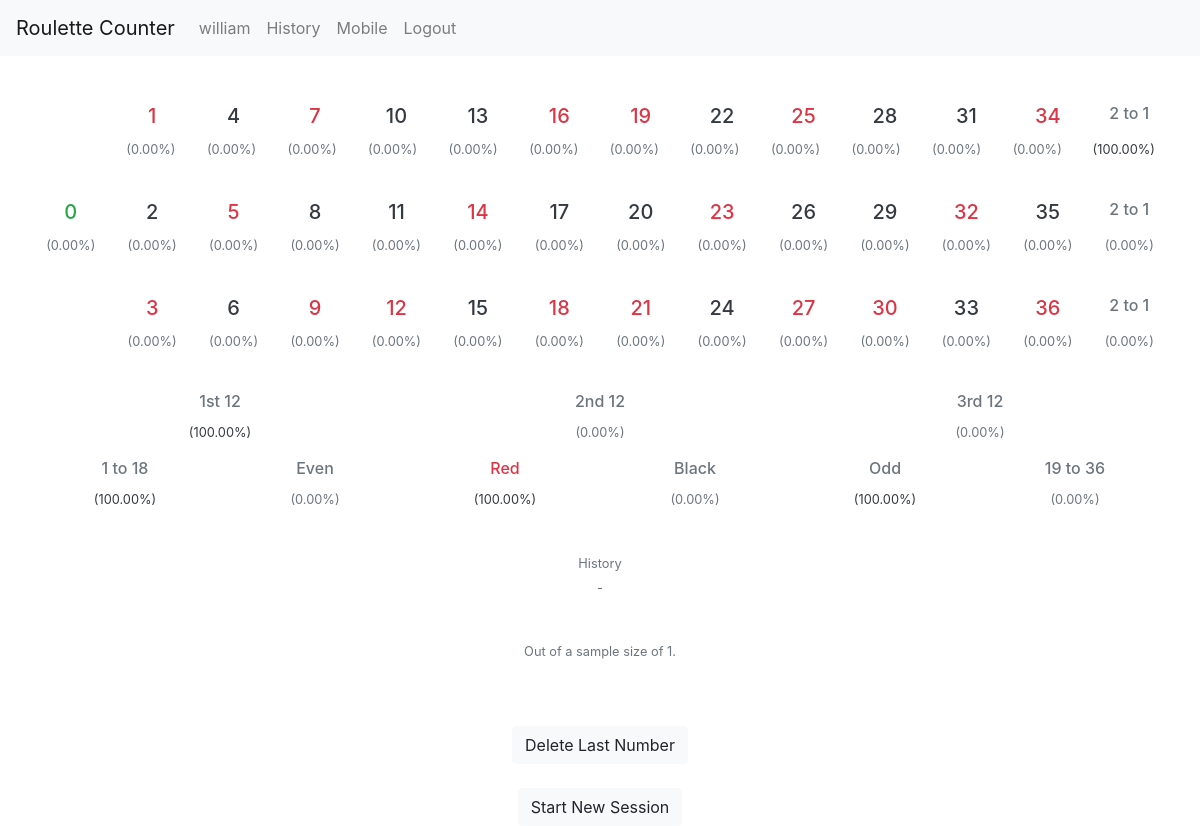
Page / (signed in) on the earlier database version.
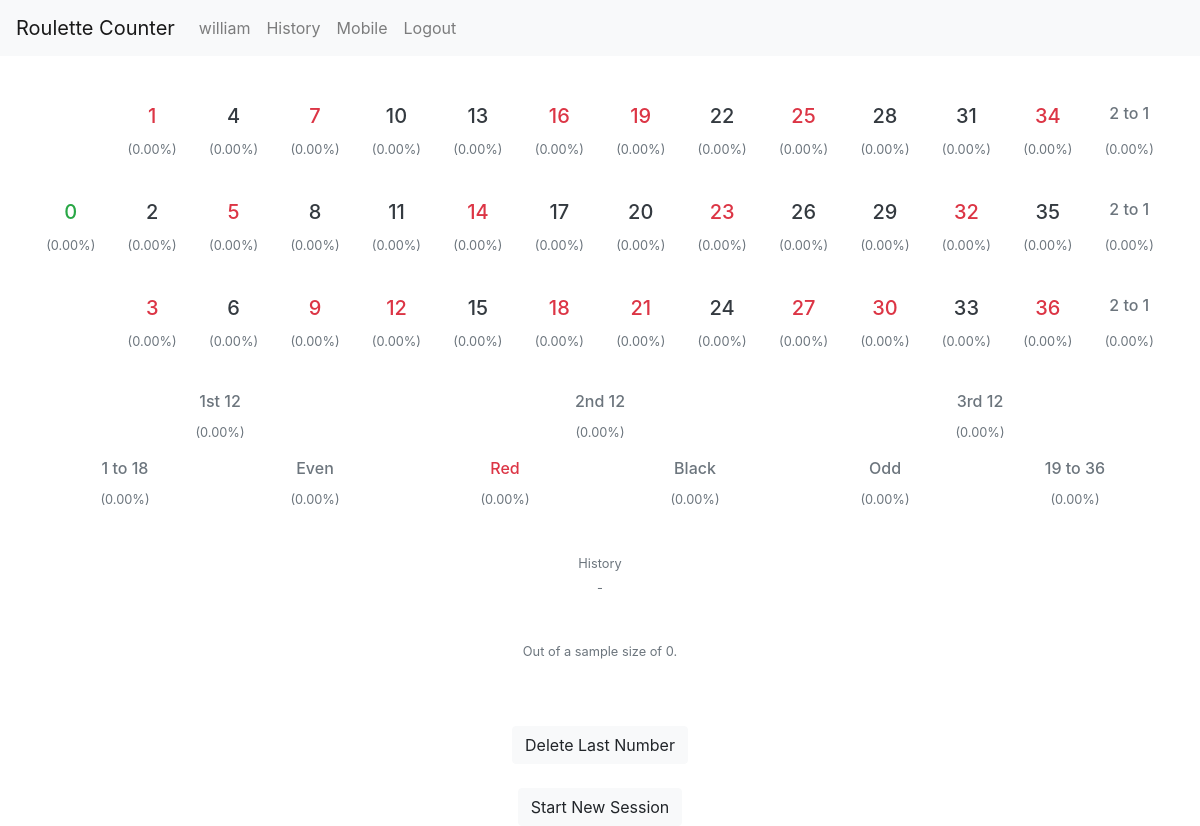
Same page on the later database version.
### roulettecounter/models.py (models this page shows, shortened)
class NumberStat(models.Model):
    number = models.PositiveSmallIntegerField()
    is_green = models.BooleanField()
    is_red = models.BooleanField()
    is_black = models.BooleanField()
    is_even = models.BooleanField()
    is_odd = models.BooleanField()
    is_in_first_col = models.BooleanField()
    is_in_second_col = models.BooleanField()
    is_in_third_col = models.BooleanField()
    is_in_first_half = models.BooleanField()
    is_in_second_half = models.BooleanField()
    is_in_first_row = models.BooleanField()
    is_in_second_row = models.BooleanField()
    is_in_third_row = models.BooleanField()
    appearances = models.PositiveSmallIntegerField(default=0)
    percentage_appeared = models.DecimalField(max_digits=5, decimal_places=2, default=0)
    session = models.ForeignKey(Session, on_delete=models.CASCADE)
    green_numbers = [0, 00]
    red_numbers = [1, 3, 5, 7, 9, 12, 14, 16, 18, 19, 21, 23, 25, 27, 30, 32, 34, 36]
    black_numbers = [2, 4, 6, 8, 10, 11, 13, 15, 17, 20, 22, 24, 26, 28, 29, 31, 33, 35]

class BoardStat(models.Model):
    num_green = models.PositiveSmallIntegerField(default=0)
    num_red = models.PositiveSmallIntegerField(default=0)
    num_black = models.PositiveSmallIntegerField(default=0)
    num_even = models.PositiveSmallIntegerField(default=0)
    num_odd = models.PositiveSmallIntegerField(default=0)
    num_first_col = models.PositiveSmallIntegerField(default=0)
    num_second_col = models.PositiveSmallIntegerField(default=0)
    num_third_col = models.PositiveSmallIntegerField(default=0)
    num_first_half = models.PositiveSmallIntegerField(default=0)
    num_second_half = models.PositiveSmallIntegerField(default=0)
    num_first_row = models.PositiveSmallIntegerField(default=0)
    num_second_row = models.PositiveSmallIntegerField(default=0)
    num_third_row = models.PositiveSmallIntegerField(default=0)
    total_count = models.PositiveSmallIntegerField(default=0)
    percentage_green = models.DecimalField(max_digits=5, decimal_places=2, default=0)
    percentage_red = models.DecimalField(max_digits=5, decimal_places=2, default=0)
    percentage_black = models.DecimalField(max_digits=5, decimal_places=2, default=0)
    percentage_even = models.DecimalField(max_digits=5, decimal_places=2, default=0)
    percentage_odd = models.DecimalField(max_digits=5, decimal_places=2, default=0)
    percentage_first_col = models.DecimalField(max_digits=5, decimal_places=2, default=0)
    percentage_second_col = models.DecimalField(max_digits=5, decimal_places=2, default=0)
    percentage_third_col = models.DecimalField(max_digits=5, decimal_places=2, default=0)
    percentage_first_half = models.DecimalField(max_digits=5, decimal_places=2, default=0)
    percentage_second_half = models.DecimalField(max_digits=5, decimal_places=2, default=0)
    percentage_first_row = models.DecimalField(max_digits=5, decimal_places=2, default=0)
    percentage_second_row = models.DecimalField(max_digits=5, decimal_places=2, default=0)
    percentage_third_row = models.DecimalField(max_digits=5, decimal_places=2, default=0)

### roulettecounter/views.py (the view)
# urls.py: path('', views.home_request, name="home"),
def home_request(request):
    if not Session.is_in_session(request):
        start_session_request(request)
    session = Session.get_current_session(request)
    context = {"numbers": NumberStat.objects.filter(session=session),
               "board_stat": BoardStat.objects.get(id=session.board_stat.pk),
               'history': NumberShown.objects.filter(session=session).order_by('-date')[:20]}
    return render(request, "roulettecounter/home.html", context=context)

### roulettecounter/models.py (called while the page is built)
    def is_running(self):
        return self.date_end is None

    @staticmethod
    def get_current_session(request):
        try:
            user = get_user(request)
            if user.is_anonymous:
                user = None
            session = Session.objects.filter(user=user).latest('date_start')
            if session.is_running():
                return session
        except Session.DoesNotExist:
            pass
        return None

    @staticmethod
    def is_in_session(request):
        return Session.get_current_session(request) is not None

### roulettecounter/templates/roulettecounter/home.html (shortened to what this page needs)
{% extends "roulettecounter/base.html" %}
{% block content %}
<br>
<div class="row justify-content-center">
    <div class="col text-center">
        <div class="row justify-content-center">
            {% include "roulettecounter/includes/cell.html" %}
            {% for number in numbers %}
                {% if number.number != 0 and number.number|add:"2"|divisibleby:"3" %}
                    {% include "roulettecounter/includes/cell.html" with number=number %}
                {% endif %}
            {% endfor %}
            {% include "roulettecounter/includes/cell.html" with v="2 to 1" %}
        </div>
        <div class="row justify-content-center">
            {% include "roulettecounter/includes/percentage.html" with percentage=-1 %}
            {% for number in numbers %}
                {% if number.number != 0 and number.number|add:"2"|divisibleby:"3" %}
                    {% include "roulettecounter/includes/percentage.html" with percentage=number.percentage_appeared %}
                {% endif %}
            {% endfor %}
            {% include "roulettecounter/includes/percentage.html" with percentage=board_stat.percentage_first_row %}
        </div>
        <br>
        <div class="row justify-content-center">
            {% include "roulettecounter/includes/cell.html" with number=numbers.0 %}
            {% for number in numbers %}
                {% if number.number != 0 and number.number|add:"1"|divisibleby:"3" %}
                    {% include "roulettecounter/includes/cell.html" with number=number %}
                {% endif %}
            {% endfor %}
            {% include "roulettecounter/includes/cell.html" with v="2 to 1" %}
        </div>
        <div class="row justify-content-center">
            {% include "roulettecounter/includes/percentage.html" with percentage=numbers.0.percentage_appeared %}
            {% for number in numbers %}
                {% if number.number != 0 and number.number|add:"1"|divisibleby:"3" %}
                    {% include "roulettecounter/includes/percentage.html" with percentage=number.percentage_appeared %}
                {% endif %}
            {% endfor %}
            {% include "roulettecounter/includes/percentage.html" with percentage=board_stat.percentage_second_row %}
        </div>
        <br>
        <div class="row justify-content-center">
            {% include "roulettecounter/includes/cell.html" with v=" " %}
            {% for number in numbers %}
                {% if number.number != 0 and number.number|divisibleby:"3" %}
                    {% include "roulettecounter/includes/cell.html" with number=number %}
                {% endif %}
            {% endfor %}
            {% include "roulettecounter/includes/cell.html" with v="2 to 1" %}
        </div>
        <div class="row justify-content-center">
            {% include "roulettecounter/includes/percentage.html" with percentage=-1 %}
            {% for number in numbers %}
                {% if number.number != 0 and number.number|divisibleby:"3" %}
                    {% include "roulettecounter/includes/percentage.html" with percentage=number.percentage_appeared %}
                {% endif %}
            {% endfor %}
            {% include "roulettecounter/includes/percentage.html" with percentage=board_stat.percentage_third_row %}
        </div>
        <br>
        <div class="row justify-content-center">
            {% include "roulettecounter/includes/cell.html" with v="1st 12" %}
            {% include "roulettecounter/includes/cell.html" with v="2nd 12" %}
            {% include "roulettecounter/includes/cell.html" with v="3rd 12" %}
        </div>
        <div class="row justify-content-center">
            {% include "roulettecounter/includes/percentage.html" with percentage=board_stat.percentage_first_col %}
            {% include "roulettecounter/includes/percentage.html" with percentage=board_stat.percentage_second_col %}
            {% include "roulettecounter/includes/percentage.html" with percentage=board_stat.percentage_third_col %}
        </div>
        <div class="row justify-content-center">
            {% include "roulettecounter/includes/cell.html" with v="1 to 18" %}
            {% include "roulettecounter/includes/cell.html" with v="Even" %}
            {% include "roulettecounter/includes/cell.html" with v="Red" %}
            {% include "roulettecounter/includes/cell.html" with v="Black" %}
            {% include "roulettecounter/includes/cell.html" with v="Odd" %}
            {% include "roulettecounter/includes/cell.html" with v="19 to 36" %}
        </div>
        <div class="row justify-content-center">
            {% include "roulettecounter/includes/percentage.html" with percentage=board_stat.percentage_first_half %}
            {% include "roulettecounter/includes/percentage.html" with percentage=board_stat.percentage_even %}
            {% include "roulettecounter/includes/percentage.html" with percentage=board_stat.percentage_red %}
            {% include "roulettecounter/includes/percentage.html" with percentage=board_stat.percentage_black %}
            {% include "roulettecounter/includes/percentage.html" with percentage=board_stat.percentage_odd %}
            {% include "roulettecounter/includes/percentage.html" with percentage=board_stat.percentage_second_half %}
        </div>
    </div>
</div>
<br>
<div class="row justify-content-center">
    <div class="col text-center">
        <p class="text-secondary"><small>
            History
            <br>
            {% if history %}
                {% for number in history %}
                {{ number.number_stat.number }}&nbsp;
                {% endfor %}
            {% else %}
                -
            {% endif %}
        </small></p>
    </div>
</div>
<br>
<div class="row justify-content-center">
    <div class="col text-center">
        <p class="text-secondary"><small>Out of a sample size of {{ board_stat.total_count }}.</small></p>
    </div>
</div>
<br>
<br>
<div class="row justify-content-center">
    <div class="col text-center">
        {% include "roulettecounter/includes/delete_last_number_btn.html" %}
    </div>
</div>
<br>
<div class="row justify-content-center">
    <div class="col text-center">
        {% include "roulettecounter/includes/start_new_session_btn.html" %}
    </div>
</div>
{% endblock %}

### roulettecounter/templates/roulettecounter/base.html (shortened to what this page needs)
<!doctype html>
<html lang="en">
<head>
    <link rel="stylesheet" href="https://stackpath.bootstrapcdn.com/bootstrap/4.4.1/css/bootstrap.min.css"
>
</head>
<body>
{% include "roulettecounter/includes/navbar.html" %}
{% include "roulettecounter/includes/messages.html" %}
<div class="container-sm" style="position: relative">
    <br>
    {% block content %}
    {% endblock %}
</div>
</body>
</html>

### roulettecounter/templates/roulettecounter/includes/navbar.html (shortened to what this page needs)
<nav class="navbar navbar-expand-lg navbar-light bg-light">
    <a class="navbar-brand" href="/">Roulette Counter</a>
    <div class="collapse navbar-collapse" id="navbarSupportedContent">
        <ul class="navbar-nav mr-auto">
            {% if user.is_authenticated %}
            <li class="nav-item">
                <a class="nav-link" href="/">{{user.username}}</a>
            </li>
            <li class="nav-item">
                <a class="nav-link" href="/history">History</a>
            </li>
            <li class="nav-item">
                <a class="nav-link" href="/mobile">Mobile</a>
            </li>
            <li class="nav-item">
                <a class="nav-link" href="/logout">Logout</a>
            </li>
            {% endif %}
        </ul>
    </div>
</nav>

### roulettecounter/templates/roulettecounter/includes/messages.html (shortened to what this page needs)
<div class="position-absolute w-100 d-flex flex-column p-4">
</div>

### roulettecounter/templates/roulettecounter/includes/cell.html (shortened to what this page needs)
{% if number %}
    <div class="col text-center" id="div_number{{number.number}}" onclick="document.forms['number{{ number.number }}'].submit();">
{% else %}
    <div class="col text-center">
{% endif %}
    {% if number %}
        <form name="number{{ number.number }}" id="number{{ number.number }}" method="post" action="/number/{{number.number}}">
            {% if number.is_red %}
                <h5 class="text-danger">{{ number.number }}</h5>
            {% elif number.is_black %}
                <h5 class="text-dark">{{ number.number }}</h5>
            {% elif number.is_green %}
                <h5 class="text-success">{{ number.number }}</h5>
            {% endif %}
        </form>
    {% else %}
        {% if v %}
            {% if v == "Red" %}
                <h6 class="text-danger">{{ v }}</h6>
            {% else %}
                <h6 class="text-secondary">{{ v }}</h6>
            {% endif %}
        {% endif %}
    {% endif %}
</div>

### roulettecounter/templates/roulettecounter/includes/percentage.html (shortened to what this page needs)
<div class="col text-center">
    {% if percentage >= 0 %}
        {% if percentage < 0.1 %}
            <p class="text-muted"><small>({{ percentage }}%)</small></p>
        {% else %}
            <p class="text-dark"><small>({{ percentage }}%)</small></p>
        {% endif %}
    {% endif %}
</div>

### roulettecounter/templates/roulettecounter/includes/delete_last_number_btn.html (shortened to what this page needs)
<button class="btn btn-light" data-target="#delete_last_number" data-toggle="modal" type="button">
    Delete Last Number
</button>

### roulettecounter/templates/roulettecounter/includes/start_new_session_btn.html (shortened to what this page needs)
<button class="btn btn-light" data-target="#new_session_model" data-toggle="modal" type="button">
    Start New Session
</button>

Differences in the rows shown:
no longer on this page (row unchanged): BoardStat: percentage_first_row "100.00 100.00 100.00 100.00 100.00", percentage_second_row "0.00 0.00 0.00 0.00 0.00 0.00 0.00", total_count "1"
added BoardStat: percentage_first_row "0.00 0.00 0.00 0.00 0.00 0.00 0.00 0.00 0.00 0.00 0.00 0.00", total_count "0"
